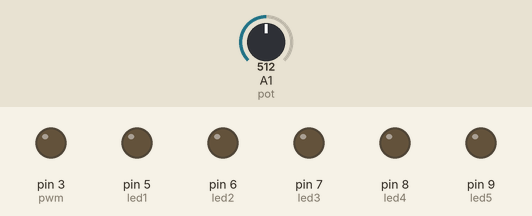
Bench run of a sketch on a simulated Arduino Uno, built with avr-gcc and run on an emulated ATmega328P. Parts: output pins drawn as LEDs (lit = HIGH). Inputs (shaded band) come from the test bench; at power-on: A1 (pot) = 512. What the sketch prints to the serial monitor is not drawn.

Above: at 1.2 s.
1.3 s: A1 (pot) set to 511
At 2.3 s:
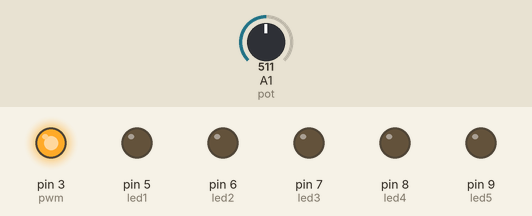
2.8 s: A1 (pot) set to 92
At 3.9 s:
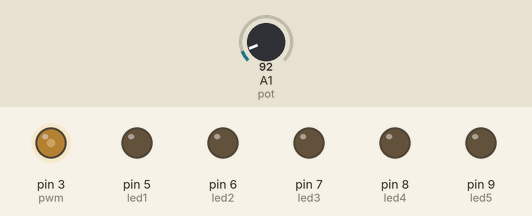
4.3 s: A1 (pot) set to 716
At 5.5 s:
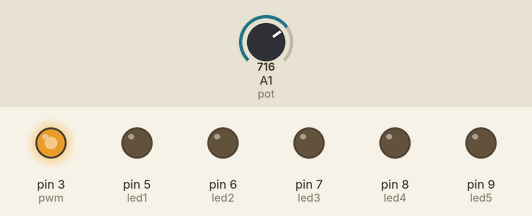
5.8 s: A1 (pot) set to 751
At 7.1 s:
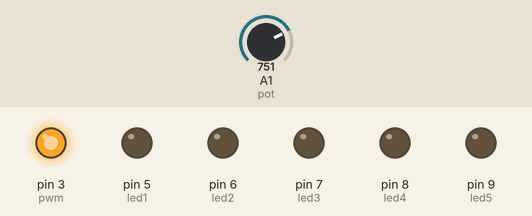
8.8 s: A1 (pot) set to 768
At 9.2 s:
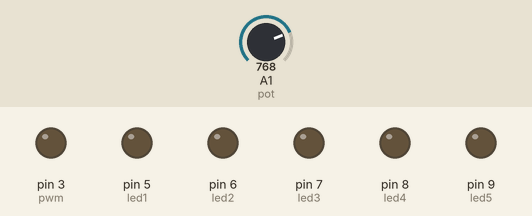
10.3 s: A1 (pot) set to 900
At 11.5 s:
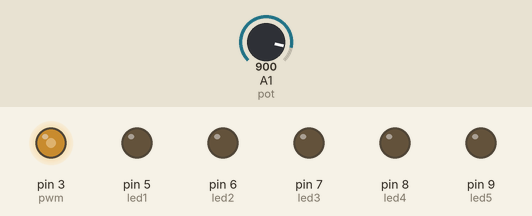
Timing chart, 0 to 12.8 s (numbered marks = the images above; inputs shaded):
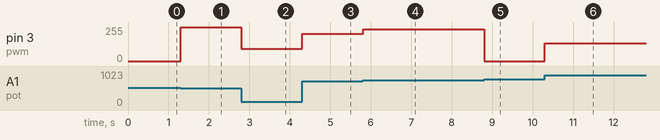

The sketch:

LAB2.ino
```cpp
int led1 = 5;
int led2 = 6;
int led3 = 7;
int led4 = 8;
int led5 = 9;
int pot = 1;
int i = 5;
int j = 0;
int delay_speed = 0;
int delay_speed2=0;
int pwm = 3;

void setup() {
  // put your setup code here, to run once:
  pinMode(led1, OUTPUT);
  pinMode(led2, OUTPUT);
  pinMode(led3, OUTPUT);
  pinMode(led4, OUTPUT);
  pinMode(led5, OUTPUT);
  pinMode(pwm , OUTPUT);
  Serial.begin(9600);
}

void loop() {
  // put your main code here, to run repeatedly:

  for (i; i < 11; i++) {
    delay_speed = analogRead(pot);
    if (i < 100) {
      /*digitalWrite(i, HIGH);
      delay(500);
      digitalWrite(i, LOW);
      delay(1023 - delay_speed);*/
      analogWrite(pwm, delay_speed);
      if (i == 10) {
        i = 4;

      }
      j = i;
      if (delay_speed < 102) {
        i = 100;
      }
    }
  Serial.print("delay = ");
  Serial.print(delay_speed);
  Serial.print("    ");
  }
  delay_speed2 = analogRead(pot);
  if (delay_speed2 > 102) {

    i = 4;
    Serial.print(i);
  }


}
```

Measured:
- the behaviour switches between 512 and 511 on A1 (pot) (found by bisection; images 0 and 1)
- the behaviour switches between 767 and 768 on A1 (pot) (found by bisection; images 4 and 5)
- after the input at 1.3 s, pin 3 (pwm): 0/255 → 255/255 at once
- after the input at 2.8 s, pin 3 (pwm): 255/255 → 92/255 at once
- after the input at 4.3 s, pin 3 (pwm): 92/255 → 204/255 at once
- after the input at 5.8 s, pin 3 (pwm): 204/255 → 239/255 at once
- after the input at 8.8 s, pin 3 (pwm): 239/255 → 0/255 at once
- after the input at 10.3 s, pin 3 (pwm): 0/255 → 132/255 at once
